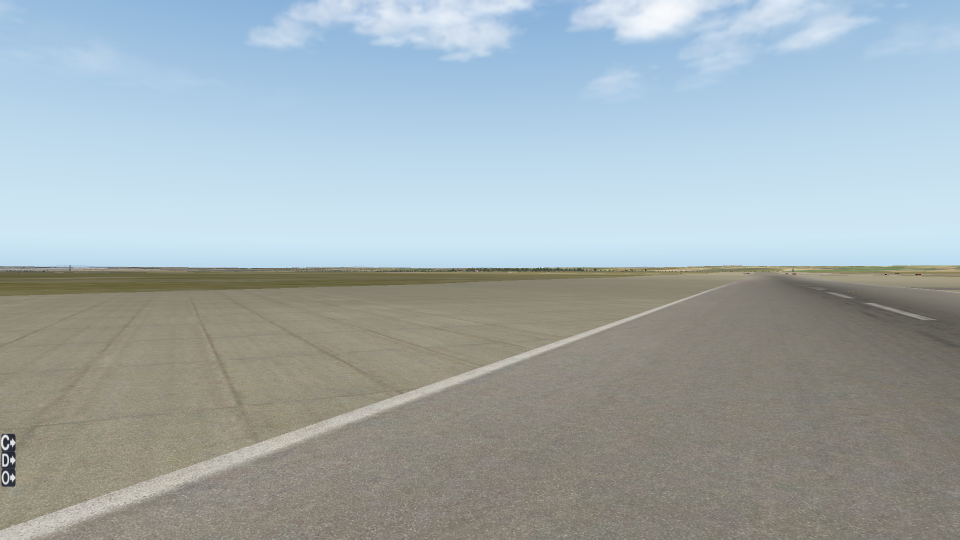
#> input picture src/data_collection/test/6.png, 1920 x 1080 px, found by its file name (shown at 1/2 size)
$ jupyter execute --allow-errors viz_data.ipynb
#> lines starting #> are read from the running program, lines starting #| are printed output that depends on the picture; long printed decimals are rounded
[cell 1]
import pandas as pd
import cv2
import numpy as np
import matplotlib.pyplot as plt
from PIL import Image

# Import Labels

[cell 2]
dataset_dir = '/scratch/smkatz/class/CS231A/E16Data/'
labels = pd.read_csv(dataset_dir + 'labels.csv')
#> (reads src/data_collection/test/labels.csv from the repository)

[cell 3]
labels

[cell 4]
labels.loc[labels['filename'] == '0.png'].iloc[0]['rightx1']

# Visualize Lines

[cell 5]
def get_pixels(line, sw):
    a, b, c = line
    xs = np.arange(0, sw, 1)
    ys = [-(a / b) * x + (-c / b) for x in xs]
    return xs, ys

def plot_image_with_label(dataset_dir, filename):
    # Load the image
    img = np.array(cv2.cvtColor(cv2.imread(dataset_dir + filename), cv2.COLOR_BGRA2BGR)[:, :, ::-1])
    # Get the lines for plotting
    data = labels.loc[labels['filename'] == filename].iloc[0]
    rightx1, righty1, rightx2, righty2 = data['rightx1'], data['righty1'], data['rightx2'], data['righty2']
    leftx1, lefty1, leftx2, lefty2 = data['leftx1'], data['lefty1'], data['leftx2'], data['lefty2']
    right_line = np.cross(
        np.array([rightx1, righty1, 1]), np.array([rightx2, righty2, 1]))
    left_line = np.cross(
        np.array([leftx1, lefty1, 1]), np.array([leftx2, lefty2, 1]))
    sw = img.shape[1]
    xright, yright = get_pixels(right_line, sw)
    xleft, yleft = get_pixels(left_line, sw)

    plt.figure(figsize=(10, 6))
    plt.imshow(img)
    # plt.scatter([x1, x2], [y1, y2], c='red')
    # plt.scatter([x3, x4], [y3, y4], c='red')
    plt.plot(xright, yright, c='lime', linewidth=2.0)
    plt.plot(xleft, yleft, c='lime', linewidth=2.0)
    # plt.axis('off')

#> (a cell that did not finish here is left out)


# Test some downsampling

[cell 7]
dataset_dir = '/scratch/smkatz/class/CS231A/E16Data/'
#> dataset_dir = '/scratch/smkatz/class/CS231A/E16Data/'
filename = '6.png'
img = np.array(cv2.cvtColor(cv2.imread(dataset_dir + filename),
               cv2.COLOR_BGRA2BGR)[:, :, ::-1])
data = labels.loc[labels['filename'] == filename].iloc[0]
rightx1, righty1, rightx2, righty2 = data['rightx1'], data['righty1'], data['rightx2'], data['righty2']
leftx1, lefty1, leftx2, lefty2 = data['leftx1'], data['lefty1'], data['leftx2'], data['lefty2']
right_line = np.cross(np.array([rightx1, righty1, 1]), np.array([rightx2, righty2, 1]))
left_line = np.cross(np.array([leftx1, lefty1, 1]), np.array([leftx2, lefty2, 1]))

[cell 8]
sw = img.shape[1]
#> sw = 1920
sh = img.shape[0]
#> sh = 1080
xright, yright = get_pixels(right_line, sw)
#> xright = 1920 values from 0 to 1919; yright = 1920 values from 390.6 to 582.6
xleft, yleft = get_pixels(left_line, sw)
#> xleft = 1920 values from 0 to 1919

plt.figure(figsize=(10, 6))
plt.imshow(img)
plt.plot(xright, yright, c='lime', linewidth=2.0)
plt.plot(xleft, yleft, c='lime', linewidth=2.0)
plt.scatter([rightx1, rightx2], [righty1, righty2], c='red')

[cell 9]
def get_resized_line(pt1x, pt1y, pt2x, pt2y, factorw, factorh):
    return np.cross(np.array([factorw * pt1x, factorh * pt1y, 1]), np.array([factorw * pt2x, factorh * pt2y, 1]))

[cell 10]
img_resized = cv2.resize(img, (360, 200))
factorw = 360 / sw
#> factorw = 0.188
factorh = 200 / sh
#> factorh = 0.185
right_line_resized = get_resized_line(rightx1, righty1, rightx2, righty2, factorw, factorh)
#> right_line_resized = [-5.42, 54.85, -3967.1]
left_line_resized = get_resized_line(leftx1, lefty1, leftx2, lefty2, factorw, factorh)

[cell 11]
xright, yright = get_pixels(right_line_resized, 360)
xleft, yleft = get_pixels(left_line_resized, 360)

plt.figure(figsize=(10, 6))
plt.imshow(img_resized)
plt.plot(xright, yright, c='lime', linewidth=2.0)

[cell 12]
def get_cropped_line(pt1x, pt1y, pt2x, pt2y, factorw, factorh, cropy):
    return np.cross(np.array([factorw * pt1x, factorh * pt1y - cropy, 1]), np.array([factorw * pt2x, factorh * pt2y - cropy, 1]))

[cell 13]
img_cropped = img[504:, :, :]
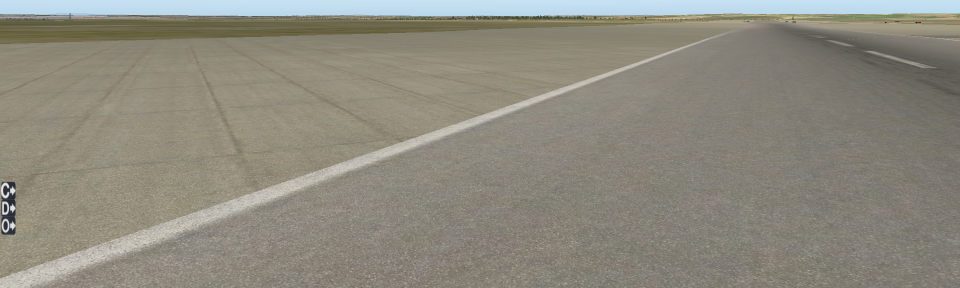
#> img_cropped: shape (576, 1920, 3) (shown at 1/2 size); mean R, G, B 141.1, 137.8, 126
right_line_cropped = get_cropped_line(
    rightx1, righty1, rightx2, righty2, 1, 1, 100)
left_line_cropped = get_cropped_line(
    leftx1, lefty1, leftx2, lefty2, 1, 1, 100)

[cell 14]
plt.figure(figsize=(10, 6))
plt.imshow(img_cropped)

xright, yright = get_pixels(right_line_cropped, 360)
xleft, yleft = get_pixels(left_line_cropped, 360)

# plt.scatter([rightx1 * factorw, rightx2 * factorw],
#             [righty1 * factorh - 100, righty2 * factorh - 100], c='red')
plt.plot(xright, yright, c='lime', linewidth=2.0)
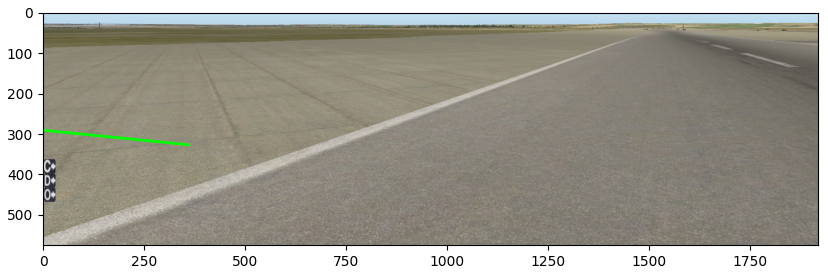
#> figure drawn by matplotlib, 1 panel

[cell 15]
def downsample_image(img, right_labels, left_labels):
    rightx1, righty1, rightx2, righty2 = right_labels
    leftx1, lefty1, leftx2, lefty2 = left_labels

    img_cropped = img[550:, :, :]
    img_downsampled = cv2.resize(img_cropped, (64, 64))
    img_grayscale = np.array(Image.fromarray(img_downsampled).convert('L')) / 255.0

    factor_w = 64 / sw
    factor_h = 64 / (sh - 550)

    right_line = np.cross(np.array([factor_w * rightx1, factor_h * (righty1 - 550), 1]),
                          np.array([factor_w * rightx2, factor_h * (righty2 - 550), 1]))

    left_line = np.cross(np.array([factor_w * leftx1, factor_h * (lefty1 - 550), 1]),
                         np.array([factor_w * leftx2, factor_h * (lefty2 - 550), 1]))

    return img_grayscale, right_line, left_line


def downsample_image_v2(img, right_labels, left_labels):
    rightx1, righty1, rightx2, righty2 = right_labels
    leftx1, lefty1, leftx2, lefty2 = left_labels

    img_cropped = img[504:, :, :]
    img_grayscale = np.array(Image.fromarray(
        img_cropped).convert('L')) / 255.0

    h, w = img_grayscale.shape

    strideh = 9
    stridew = 30
    numPix = 32
    width = w//stridew
    height = h//strideh

    factor_h = 1 / strideh
    factor_w = 1 / stridew

    img_ds = np.zeros((height, width))
    for i in range(height):
        for j in range(width):
            img_ds[i, j] = np.mean(np.sort(
                img_grayscale[strideh*i:strideh*(i+1), stridew*j:stridew*(j+1)].reshape(-1))[-numPix:])

    right_line = np.cross(np.array([factor_w * rightx1, factor_h * (righty1 - 504), 1]),
                          np.array([factor_w * rightx2, factor_h * (righty2 - 504), 1]))

    left_line = np.cross(np.array([factor_w * leftx1, factor_h * (lefty1 - 504), 1]),
                         np.array([factor_w * leftx2, factor_h * (lefty2 - 504), 1]))

    return img_ds, right_line, left_line

[cell 16]
def get_pixels(line, sw, sh):
    a, b, c = line
    xs = np.arange(0, sw, 1)
    ys = np.array([-(a / b) * x + (-c / b) for x in xs])
    return xs[ys > 0], ys[ys > 0]

def plot_image_with_label_ds(dataset_dir, filename):
    # Load the image
    img = np.array(cv2.cvtColor(cv2.imread(
        dataset_dir + filename), cv2.COLOR_BGRA2BGR)[:, :, ::-1])
    # Get the lines for plotting
    data = labels.loc[labels['filename'] == filename].iloc[0]
    right_labels = [data['rightx1'], data['righty1'], data['rightx2'], data['righty2']]
    left_labels = [data['leftx1'], data['lefty1'], data['leftx2'], data['lefty2']]

    img_grayscale, right_line, left_line = downsample_image_v2(img, right_labels, left_labels)
    sh, sw = img_grayscale.shape
    xright, yright = get_pixels(right_line, sw, sh)
    xleft, yleft = get_pixels(left_line, sw, sh)

    plt.figure(figsize=(10, 6))
    plt.imshow(img_grayscale, cmap = 'gray', clim = (0, 1))
    # plt.scatter([x1, x2], [y1, y2], c='red')
    # plt.scatter([x3, x4], [y3, y4], c='red')
    plt.plot(xright, yright, c='lime', linewidth=2.0)
    plt.plot(xleft, yleft, c='lime', linewidth=2.0)

[cell 17]
plot_image_with_label_ds(dataset_dir, '2.png')
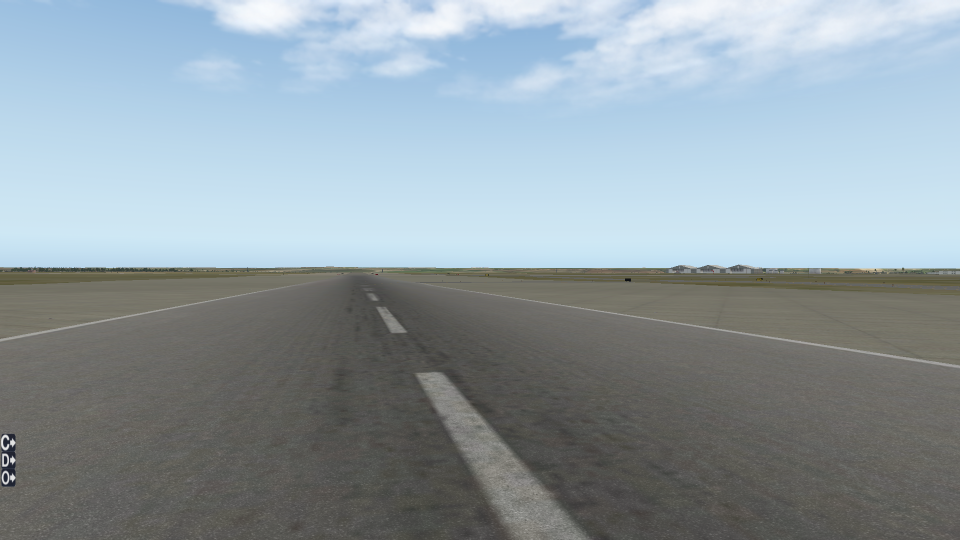
#> input picture src/data_collection/test/2.png, 1920 x 1080 px, found by its file name (shown at 1/2 size)
#> in downsample_image_v2, `img_grayscale = np.array(Image.fromarray( img_cropped).convert('L')) /..`:
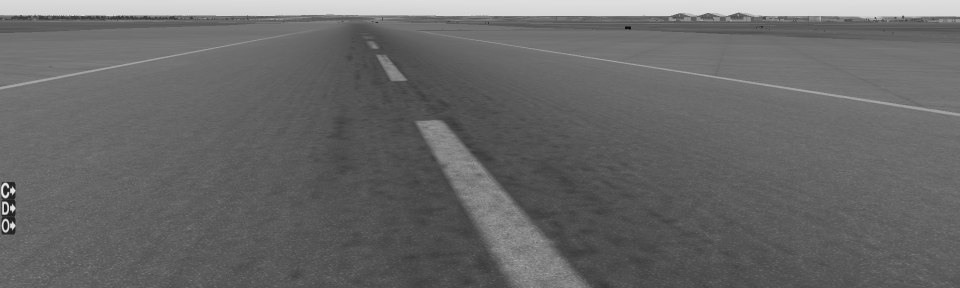
#> img_grayscale: shape (576, 1920) float64 (shown at 1/2 size); min 0.0392, max 0.906, mean 0.407
#> after the loop in downsample_image_v2, `for i in range(height):`:
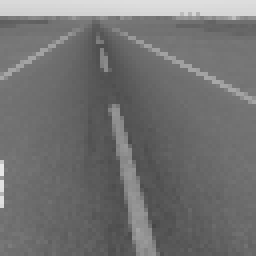
#> img_ds: shape (64, 64) float64 (shown 4 times larger); min 0.278, max 0.905, mean 0.446
#> in plot_image_with_label_ds, `img_grayscale, right_line, left_line = downsample_image_v2(img, right_..`: right_line = [-1.77, 3.35, 27.02]; left_line = [-1.84, -2.79, 56.04]
#> in get_pixels, `a, b, c = line`: a = -1.77; b = 3.35; c = 27.02
#> in get_pixels, `ys = np.array([-(a / b) * x + (-c / b) for x in xs])`: ys = 64 values from -8.06 to 25.18
#> in plot_image_with_label_ds, `xright, yright = get_pixels(right_line, sw, sh)`: xright = 48 values from 16 to 63; yright = 48 values from 0.382 to 25.18
#> in plot_image_with_label_ds, `xleft, yleft = get_pixels(left_line, sw, sh)`: xleft = 31 values from 0 to 30; yleft = 31 values, max 20.08 at index 0, min 0.347 at index 30, mean 10.22
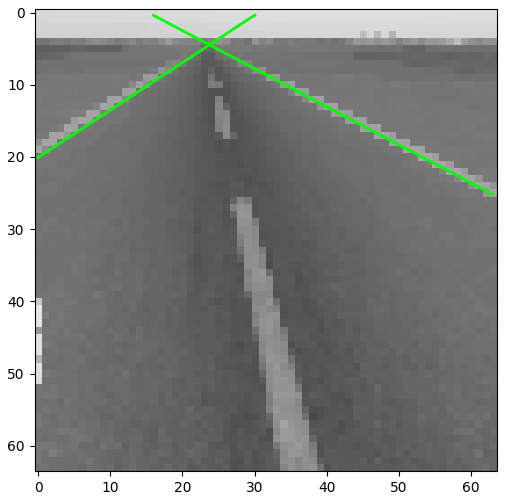
#> figure drawn by matplotlib, 1 panel

[cell 18]
dataset_dir = '/scratch/smkatz/class/CS231A/E16Data/'
filename = '0.png'
img = np.array(cv2.cvtColor(cv2.imread(dataset_dir + filename),
               cv2.COLOR_BGRA2BGR)[:, :, ::-1])
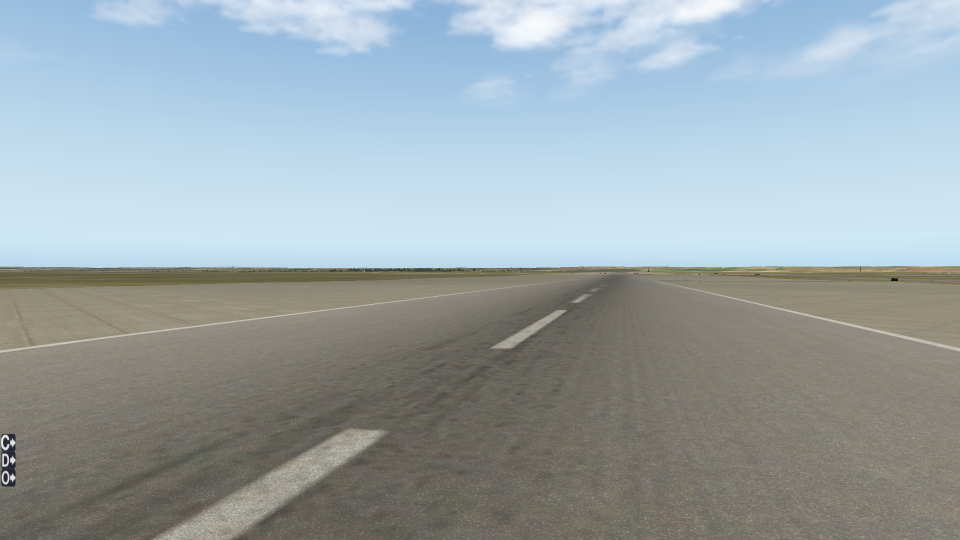
#> input picture src/data_collection/test/0.png, 1920 x 1080 px, found by its file name (shown at 1/2 size)
data = labels.loc[labels['filename'] == filename].iloc[0]
right_labels = data['rightx1'], data['righty1'], data['rightx2'], data['righty2']
left_labels = data['leftx1'], data['lefty1'], data['leftx2'], data['lefty2']
img_grayscale, right_line, left_line = downsample_image_v2(
    img, right_labels, left_labels)
#> call 2 of downsample_image_v2, with right_labels = (1262.2, 547.3, 1321.6, 561.3), left_labels = (1215.3, 547.3, 1118.6, 560.5)
#> in downsample_image_v2 (call 2), `img_cropped = img[504:, :, :]`:
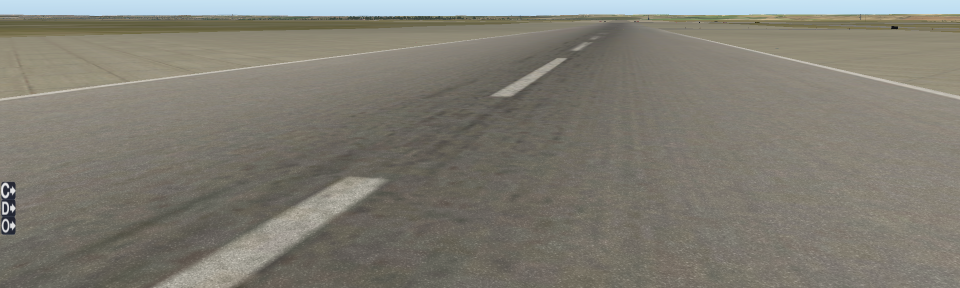
#> img_cropped: shape (576, 1920, 3) (shown at 1/2 size); mean R, G, B 127.2, 124.3, 114.6
#> in downsample_image_v2 (call 2), `img_grayscale = np.array(Image.fromarray( img_cropped).convert('L')) /..`:
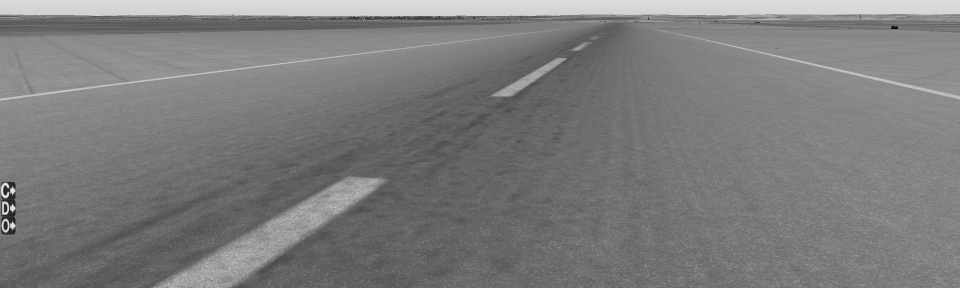
#> img_grayscale: shape (576, 1920) float64 (shown at 1/2 size); min 0.0588, max 0.906, mean 0.486
#> after the loop in downsample_image_v2 (call 2), `for i in range(height):`:
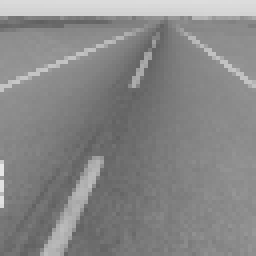
#> img_ds: shape (64, 64) float64 (shown 4 times larger); min 0.376, max 0.905, mean 0.531
#> right_line = [-1.55, 1.98, 55.76]; left_line = [-1.47, -3.22, 75.08]

[cell 19]
def to_angle_offset(line):
    a, b, c = line
    phi = np.arctan(b / a)
    rho = c / np.sqrt(a**2 + b**2)
    return rho, phi

[cell 20]
def from_angle_offset(rho, phi):
    a = np.cos(phi)
    b = np.sin(phi)
    c = rho * np.sqrt(a**2 + b**2)
    return np.array([a, b, c])

[cell 21]
rho, phi = to_angle_offset(right_line)
#> in to_angle_offset, `a, b, c = line`: a = -1.55; b = 1.98; c = 55.76
#> in to_angle_offset, `phi = np.arctan(b / a)`: phi = -0.906
#> in to_angle_offset, `rho = c / np.sqrt(a**2 + b**2)`: rho = 22.17
#> rho = 22.17; phi = -0.906
print(rho, phi)
#| 22.170 -0.9059
right_line_prime = from_angle_offset(rho, phi)
#> in from_angle_offset, `a = np.cos(phi)`: a = 0.617
#> in from_angle_offset, `b = np.sin(phi)`: b = -0.787
#> in from_angle_offset, `c = rho * np.sqrt(a**2 + b**2)`: c = 22.17
#> right_line_prime = [0.617, -0.787, 22.17]
print(right_line)
#| [-1.552    1.979 55.760]
print(right_line_prime)
#| [ 0.617  -0.787 22.170]
print(right_line_prime / right_line)
#| [-0.3976 -0.3976  0.3976]

[cell 22]
to_angle_offset(left_line)
#> Out = (21.2, 1.14)
